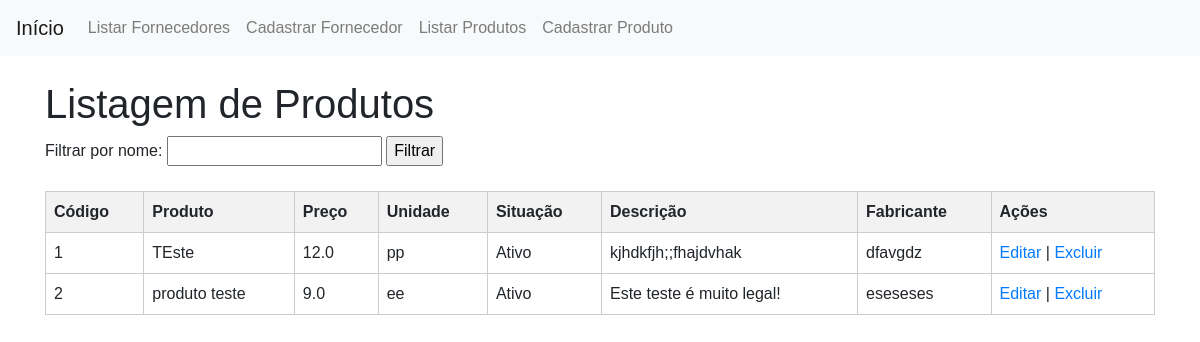
Before: /produto/produtos/listar with the older database file.
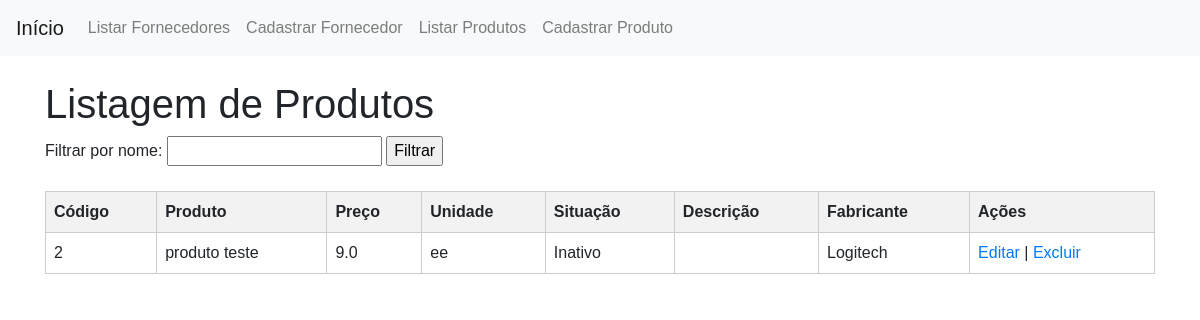
After: the same page with the newer database file.
### models/produto.py (models this page shows, shortened)
class Produto(db.Model):
    __tablename__ = 'produtos'
    codigo = Column(Integer, primary_key=True, autoincrement=True)
    produto = Column(String(100), nullable=False)
    preco = Column(Float, nullable=False)
    unidade = Column(String(20), nullable=False)
    situacao = Column(Boolean, default=True)
    descricao = Column(String(300), nullable=True)
    fabricante = Column(String(100), nullable=True)

### views/produto_views.py (the view)
@produto_blueprint.route('/produtos/listar', methods=['GET'])
def listar_produtos():
    produtos = Produto.query.all()
    return render_template('produto/listar.html', produtos=produtos)

### templates/produto/listar.html (shortened to what this page needs)
{% extends "base.html" %}
{% block content %}
    <h1>Listagem de Produtos</h1>
    <div>
        <form action="{{ url_for('produto.listar_produtos') }}" method="get">
            <label for="filtro">Filtrar por nome:</label>
            <input type="text" id="filtro" name="filtro">
            <input type="submit" value="Filtrar">
        </form>
    </div>
    <table>
        <thead>
            <tr>
                <th>Código</th>
                <th>Produto</th>
                <th>Preço</th>
                <th>Unidade</th>
                <th>Situação</th>
                <th>Descrição</th>
                <th>Fabricante</th>
                <th>Ações</th>
            </tr>
        </thead>
        <tbody>
            {% for produto in produtos %}
                <tr>
                    <td>{{ produto.codigo }}</td>
                    <td>{{ produto.produto }}</td>
                    <td>{{ produto.preco }}</td>
                    <td>{{ produto.unidade }}</td>
                    <td>{{ 'Ativo' if produto.situacao else 'Inativo' }}</td>
                    <td>{{ produto.descricao }}</td>
                    <td>{{ produto.fabricante }}</td>
                    <td>
                        <a href="{{ url_for('produto.editar_produto', codigo=produto.codigo) }}">Editar</a> |
                        <a href="{{ url_for('produto.excluir_produto', codigo=produto.codigo) }}">Excluir</a>
                    </td>
                </tr>
            {% endfor %}
        </tbody>
    </table>
{% endblock %}

Changed rows visible on the page:
removed Produto: codigo "1", produto "TEste", preco "12.0", unidade "pp", situacao "Ativo", descricao "kjhdkfjh;;fhajdvhak", fabricante "dfavgdz"
changed Produto "produto teste": situacao "Ativo" → "Inativo"; fabricante "eseseses" → "Logitech"; descricao "Este teste é muito legal!" → (not shown)
